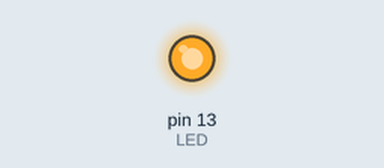
Recording of a sketch running on a simulated Arduino Uno, built with avr-gcc and run on an emulated ATmega328P. Parts: output pins drawn as LEDs (lit = HIGH).

Above: at 2.5 s.
At 7.5 s:
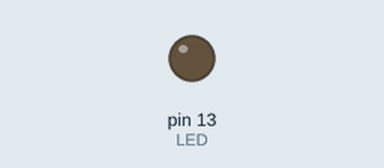
Timing chart, 0 to 13.0 s (numbered marks = the images above):
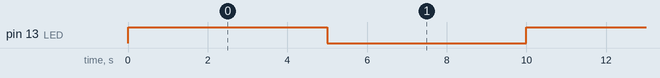

Measured:
- by itself, pin 13 (LED): alternates HIGH for 5.0 s and LOW for 5.0 s

The sketch:

Blink.ino
```cpp
//Blink - turns on LED on Arduino, modified from Arduino's Blink.ino
//Changed by Miles Young
#define LED 13            //for Arduino
//#define LED LED_BUILTIN //for ESP8266
#define DELAY 5000

// the setup routine runs once when you press reset:
void setup() {
  // initialize the digital pin as an output.
  pinMode(LED, OUTPUT);
}

// the loop routine runs over and over again forever:
void loop() {
  digitalWrite(LED, HIGH);   // turn the LED on (HIGH is the voltage level)
  delay(DELAY);               // wait for a second
  digitalWrite(LED, LOW);    // turn the LED off by making the voltage LOW
  delay(DELAY);               // wait for a second
}
```
